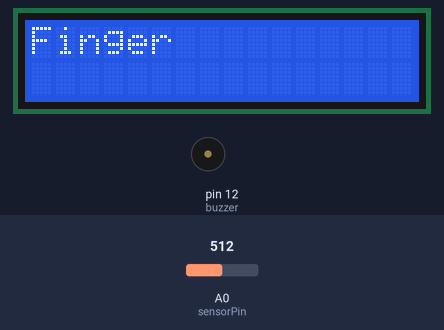
The sketch below on a simulated Arduino Uno, built with avr-gcc and run on an emulated ATmega328P. Shown: 16×2 character LCD, buzzer (waves = sounding, pin HIGH). The test bench sets the inputs (shaded band); at power-on: A0 (sensorPin) = 512. What the sketch prints to the serial monitor is not drawn.

Above: at 1.2 s.
1.3 s: A0 (sensorPin) set to 688
5.4 s: A0 (sensorPin) set to 713
At 7.6 s:
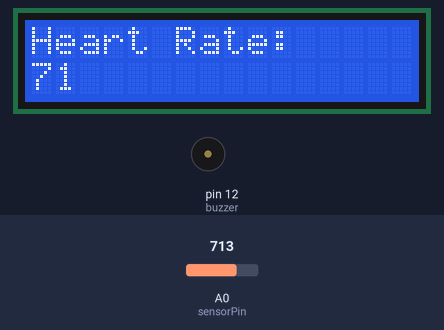
9.5 s: A0 (sensorPin) set to 511
At 12.1 s:
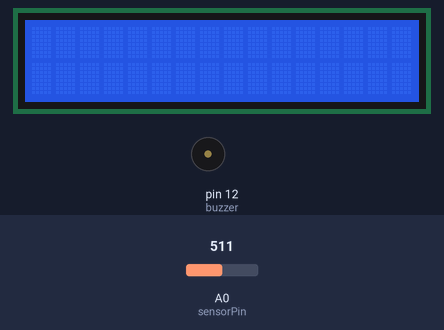
Timing chart, 0 to 13.6 s (numbered marks = the images above; inputs shaded):
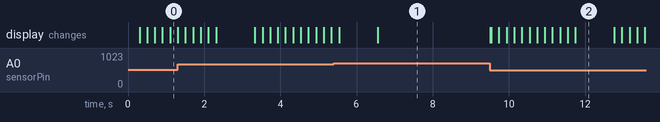

The sketch:

ky_039_with_16x2_lcd_basic.ino
```cpp
// (licence header left out)
#include <Wire.h>
#include <LiquidCrystal_I2C.h>
#define sensorThreshold 700.0    // Minimum value to detect finger contact
#define pulseSamples 20          // Sample count for averaging
#define peakSamples 5            // Consecutive rises to confirm a peak
LiquidCrystal_I2C lcd(0x27, 16, 2);
int sensorPin = A0;
int buzzer = 12;
char initString[] = "Place Finger";
float currentRead;
float lastRead;
int riseCount = 0;
int fallCount = 0;
bool peakDetected = false;

void setup() {
  pinMode(sensorPin, INPUT);
  pinMode(buzzer, OUTPUT);
  Serial.begin(9600);
  lcd.begin();
  lcd.backlight();
  lcd.print("Place Finger");
  lcd.setCursor(0, 1);
  lcd.print(" on Sensor");
}

void loop() {
  while (analogRead(sensorPin) < sensorThreshold) {
    lcd.clear();
    lcd.setCursor(0, 0);
    lcd.print(initString);
    for (int i = 0; i < 16; i++) {
      lcd.scrollDisplayLeft();
      delay(200);
    }
  }

  float heartBeat;
  int sum = 0;
  for (int i = 0; i < pulseSamples; i++) {
    sum += analogRead(sensorPin);
  }

  heartBeat = sum / pulseSamples;
  Serial.println(heartBeat);
  currentRead = heartBeat;
  if (currentRead > lastRead) {
    riseCount++;
    if (riseCount > peakSamples) {
      if (!peakDetected) {
        digitalWrite(buzzer, HIGH);
        lcd.clear();
        lcd.print("Heart Rate:");
        lcd.setCursor(0, 1);
        lcd.print((int)heartBeat);
        peakDetected = true;
      }
      riseCount = 0;
      fallCount = 0;
    }
  }
  if (currentRead < lastRead) {
    fallCount++;
    if (fallCount > peakSamples) {
      riseCount = 0;
      fallCount = 0;
      peakDetected = false;
    }
  }
  lastRead = currentRead;
  digitalWrite(buzzer, LOW);
  lcd.clear();
  lcd.print("Heart Rate:");
  lcd.setCursor(0, 1);
  lcd.print((int)(heartBeat / 10));
  delay(5);
}
```

Measured:
- the behaviour switches between 699 and 700 on A0 (sensorPin) (found by bisection; images 0 and 1)
- after the input at 5.4 s, the display: first differs from a run without the input after 1.2 s (image 1)
- after the input at 9.5 s, the display: first changes at once (image 2 shows a later state)
